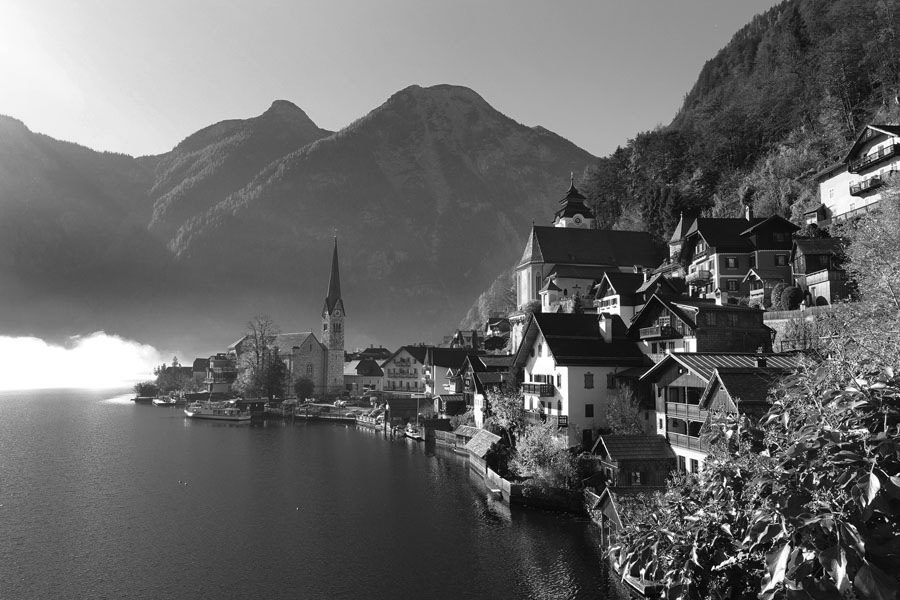
#> input picture HW2/test.png, 900 x 600 px
$ python HW2.py
#> lines starting #> are read from the running program, lines starting #| are printed output that depends on the picture
import numpy as np
import cv2

file_name = input('Please enter the name of an image file : ')
#> the answer given: test.png
I = cv2.imread(file_name)
#> I is the input picture: shape (600, 900, 3); min 0, max 255, mean 102.4
I = cv2.cvtColor(I, cv2.COLOR_BGR2GRAY)
#> I: shape (600, 900)
I_prime = I.copy()

D2 = np.array([
    [0, 128, 32, 160],
    [192, 64, 224, 96],
    [48, 176, 16, 144],
    [240, 112, 208, 80]
])
D = np.tile(D2, ((I.shape[0] // D2.shape[0]) + 1, (I.shape[1] // D2.shape[1]) + 1))
D = D[:I.shape[0], :I.shape[1]]

I_prime[I_prime > D] = 255
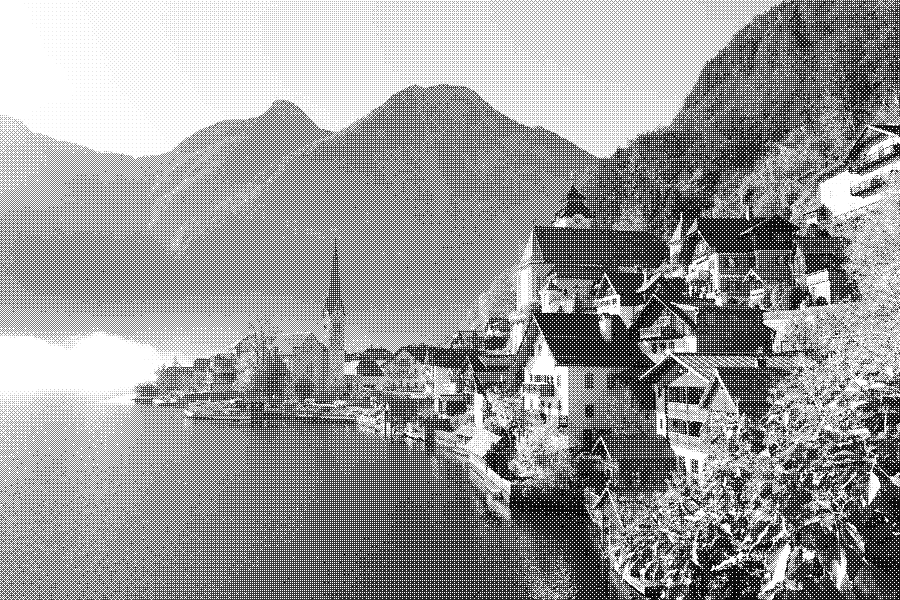
#> I_prime: shape (600, 900); min 0, max 255, mean 154
I_prime[I_prime <= D] = 0
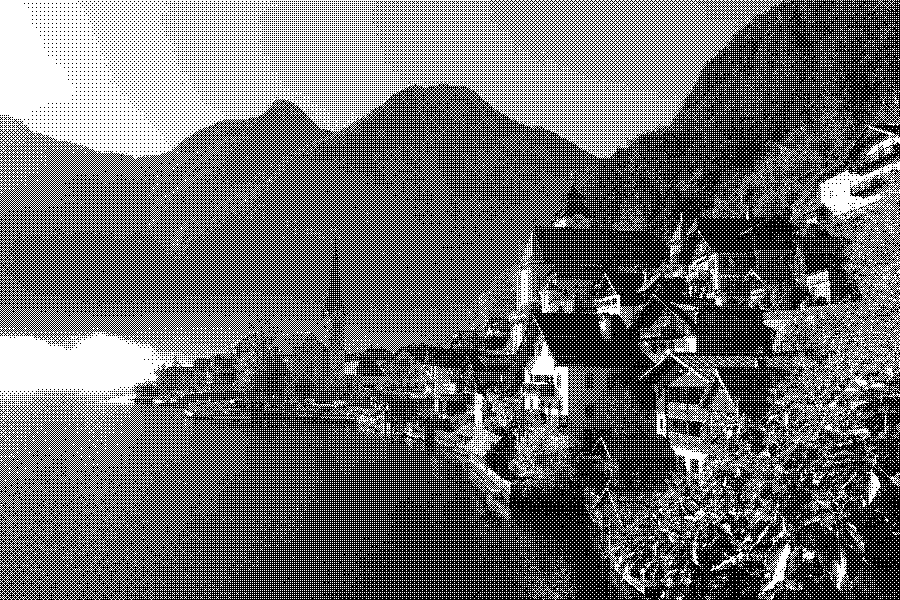
#> I_prime: shape (600, 900); 42.9% white in thin lines or dots

'''
resized = cv2.resize(I_prime, (128, 128), interpolation=cv2.INTER_AREA)

with open('output.txt', 'w') as file:
    for i in range(resized.shape[0]):
        for j in range(resized.shape[1]):
            if resized[i, j] >= 128:
                print(' ', end='', file=file)
            else:
                print('.', end='', file=file)
        print('', file=file)
'''

cv2.imshow('I', I)
cv2.imshow("I'", I_prime)
cv2.waitKey(0)
cv2.destroyAllWindows()

Q = I // 85
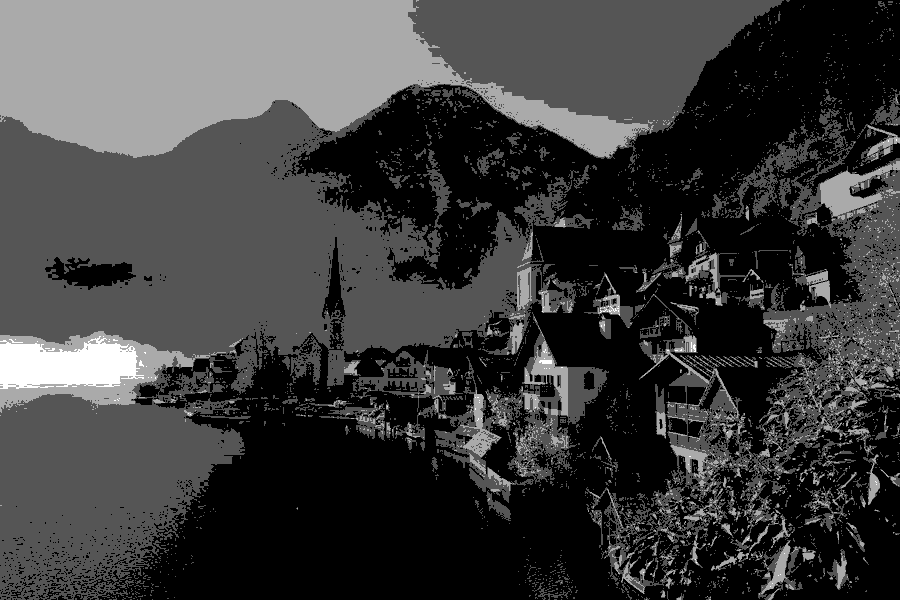
#> Q: shape (600, 900); min 0, max 3, mean 0.723; drawn with min black and max white

D1 = np.array([
    [0, 56],
    [84, 28]
])
D = np.tile(D1, ((I.shape[0] // D1.shape[0]) + 1, (I.shape[1] // D1.shape[1]) + 1))
D = D[:I.shape[0], :I.shape[1]]

I_prime[I_prime - 85 * Q > D] = 1
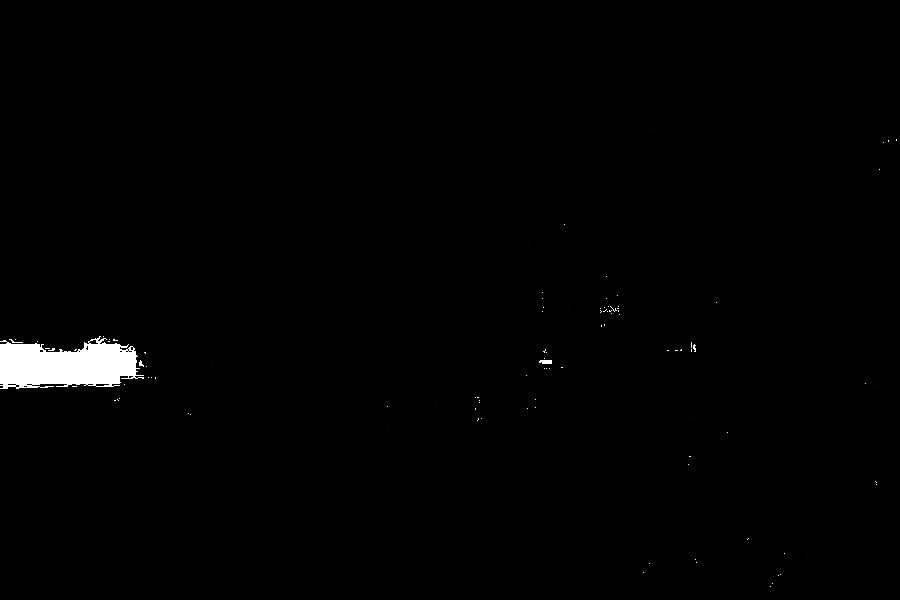
#> I_prime: shape (600, 900); min 0, max 255, mean 3.3
I_prime[I_prime - 85 * Q <= D] = 0
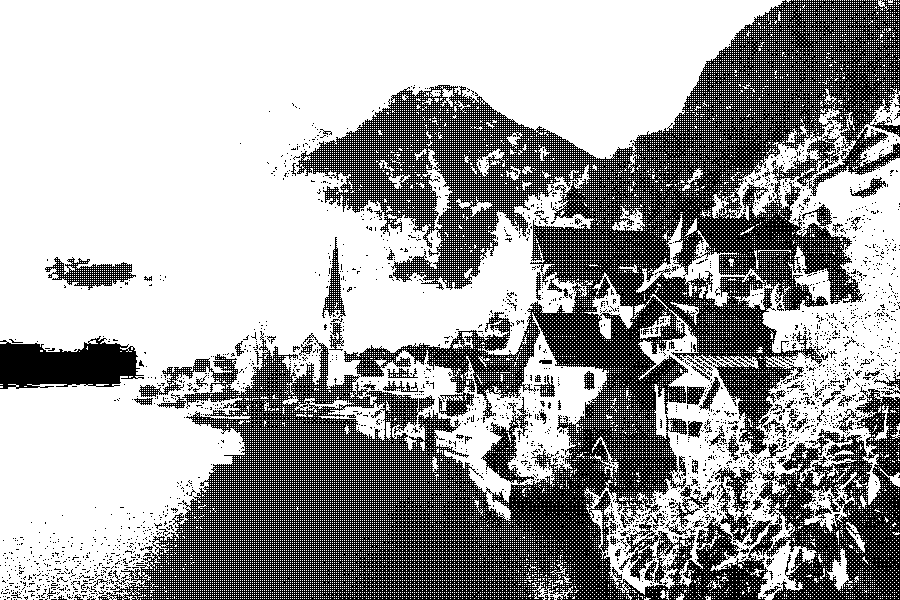
#> I_prime: shape (600, 900); values 0 (black) and 1 (white), 63.8% white; black in thin lines or dots
I_prime += Q
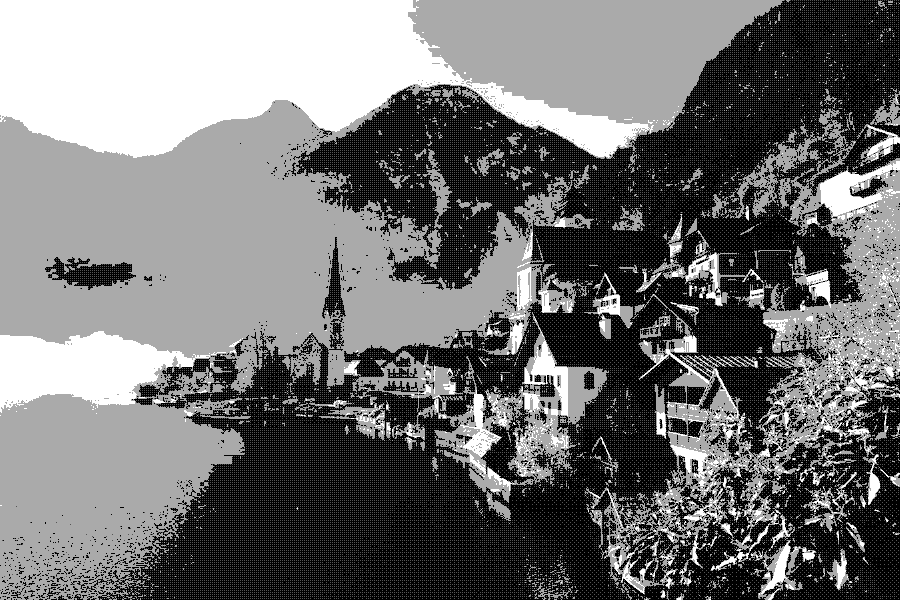
#> I_prime: shape (600, 900); min 0, max 3, mean 1.36; drawn with min black and max white

I_prime *= 85

cv2.imshow("I'", I_prime)
cv2.waitKey(0)
cv2.destroyAllWindows()
